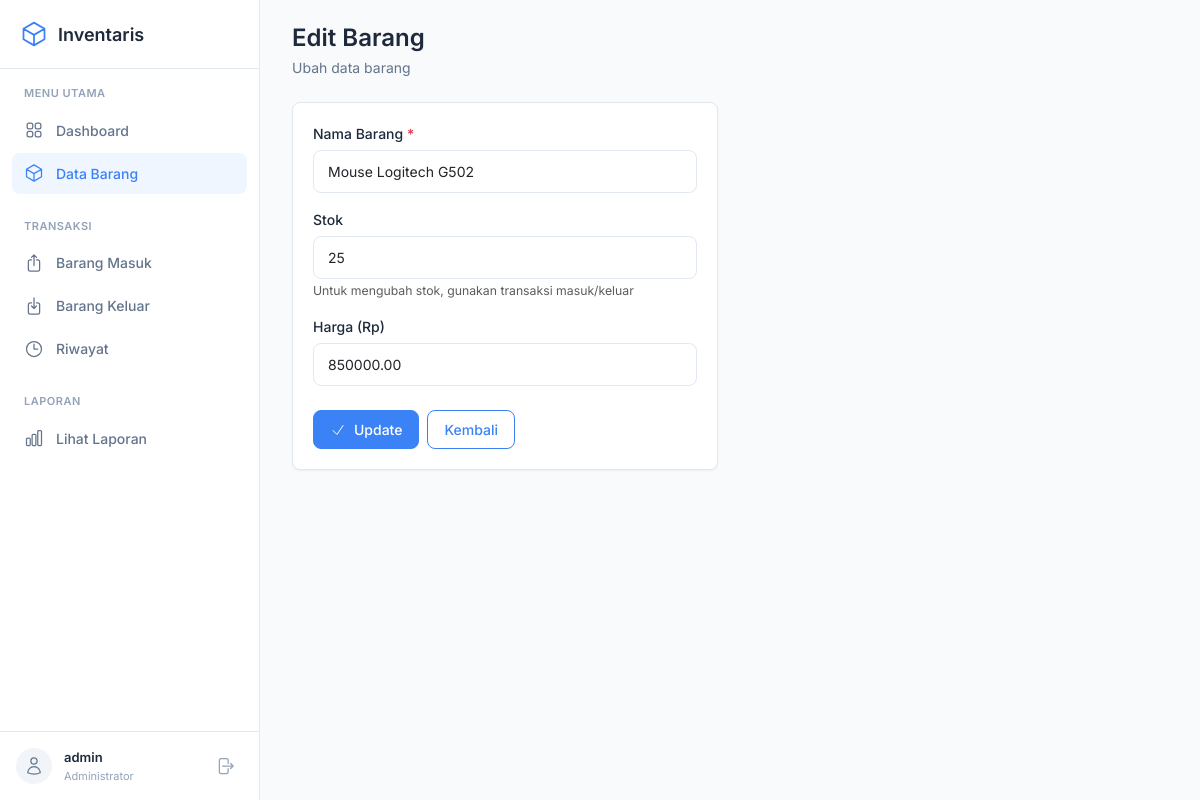
Screenshot of /app/barang/edit.php?id=2 (signed in) with the database file from the repository.
### tables this page shows
CREATE TABLE IF NOT EXISTS barang (
    id INT AUTO_INCREMENT PRIMARY KEY,
    nama_barang VARCHAR(100) NOT NULL,
    stok INT DEFAULT 0,
    harga DECIMAL(12,2) DEFAULT 0,
    created_at TIMESTAMP DEFAULT CURRENT_TIMESTAMP,
    updated_at TIMESTAMP DEFAULT CURRENT_TIMESTAMP ON UPDATE CURRENT_TIMESTAMP
);

### app/barang/edit.php (the view, shortened to what this page needs)
<?php
require_once __DIR__ . '/../config/koneksi.php';
$id = (int) ($_GET['id'] ?? 0);
$stmt = $pdo->prepare("SELECT * FROM barang WHERE id = ?");
$stmt->execute([$id]);
$barang = $stmt->fetch();
require_once __DIR__ . '/../includes/header.php';
?>
<div class="page-header">
    <h1>Edit Barang</h1>
    <p>Ubah data barang</p>
</div>
<div class="row">
    <div class="col-md-6">
        <div class="card">
            <div class="card-body">
                <form method="POST">
                    <div class="mb-3">
                        <label class="form-label">Nama Barang <span class="text-danger">*</span></label>
                        <input type="text" name="nama_barang" class="form-control"
                               value="<?= htmlspecialchars($barang['nama_barang']) ?>"
                               required autofocus>
                    </div>
                    <div class="mb-3">
                        <label class="form-label">Stok</label>
                        <input type="number" name="stok" class="form-control"
                               value="<?= $barang['stok'] ?>" min="0">
                        <small class="text-muted">Untuk mengubah stok, gunakan transaksi masuk/keluar</small>
                    </div>
                    <div class="mb-4">
                        <label class="form-label">Harga (Rp)</label>
                        <input type="number" name="harga" class="form-control"
                               value="<?= $barang['harga'] ?>" min="0">
                    </div>
                    <div class="d-flex gap-2">
                        <button type="submit" class="btn btn-primary">
                            <svg xmlns="http://www.w3.org/2000/svg" fill="none" viewBox="0 0 24 24" stroke-width="1.5" stroke="currentColor" width="18" height="18">
                                <path stroke-linecap="round" stroke-linejoin="round" d="M4.5 12.75l6 6 9-13.5" />
                            </svg>
                            Update
                        </button>
                        <a href="index.php" class="btn btn-outline-primary">Kembali</a>
                    </div>
                </form>
            </div>
        </div>
    </div>
</div>
<?php require_once __DIR__ . '/../includes/footer.php'; ?>

### app/assets/css/style.css (style rules this page uses)
:root { --primary: #3b82f6; --primary-hover: #2563eb; --primary-light: #eff6ff; --bg-body: #f8fafc; --bg-sidebar: #ffffff; --bg-card: #ffffff; --bg-hover: #f1f5f9; --text-primary: #1e293b; --text-secondary: #64748b; --text-muted: #94a3b8; --border-color: #e2e8f0; --success: #22c55e; --danger: #ef4444; --warning: #f59e0b; --info: #0ea5e9; --font-family: 'Inter', -apple-system, BlinkMacSystemFont, sans-serif; --sidebar-width: 260px; --transition: all 0.2s ease; --shadow-sm: 0 1px 2px rgba(0, 0, 0, 0.05); --shadow: 0 1px 3px rgba(0, 0, 0, 0.1); --radius: 8px; }
* { margin: 0; padding: 0; box-sizing: border-box; }
body { font-family: var(--font-family); background: var(--bg-body); color: var(--text-primary); font-size: 14px; line-height: 1.5; }
.page-header { margin-bottom: 24px; }
.page-header h1 { font-size: 24px; font-weight: 600; color: var(--text-primary); margin-bottom: 4px; }
.page-header p { color: var(--text-secondary); margin: 0; }
.card { background: var(--bg-card); border: 1px solid var(--border-color); border-radius: var(--radius); box-shadow: var(--shadow-sm); }
.card-body { padding: 20px; }
.btn { font-weight: 500; padding: 8px 16px; border-radius: var(--radius); font-size: 14px; transition: var(--transition); display: inline-flex; align-items: center; gap: 8px; }
.btn svg { width: 16px; height: 16px; }
.btn-primary { background: var(--primary); border-color: var(--primary); color: white; }
.btn-outline-primary { border-color: var(--primary); color: var(--primary); }
.form-control, .form-select { border: 1px solid var(--border-color); border-radius: var(--radius); padding: 10px 14px; font-size: 14px; transition: var(--transition); }
.form-label { font-weight: 500; color: var(--text-primary); margin-bottom: 6px; font-size: 14px; }

### rows the page displays
barang: nama_barang "Mouse Logitech G502", stok "25", harga "850000.00"

### other values shown
$_SESSION['username'] "admin"
